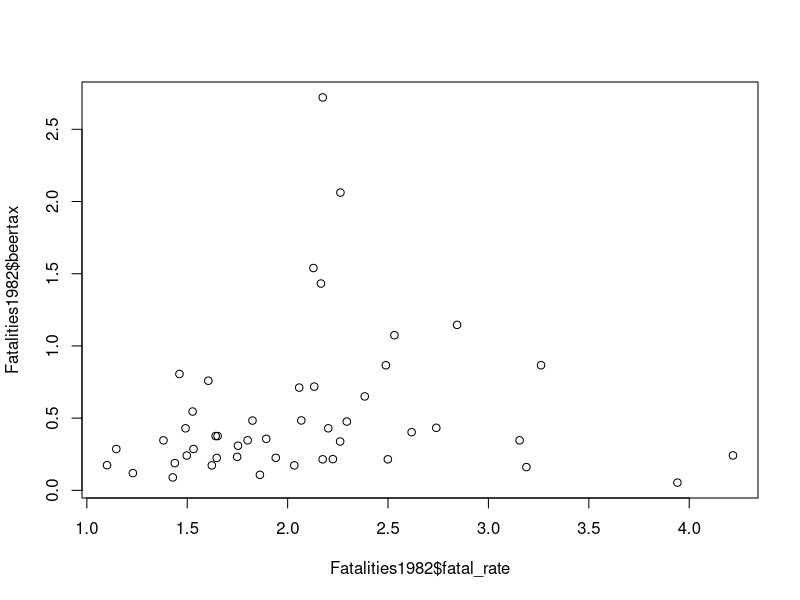
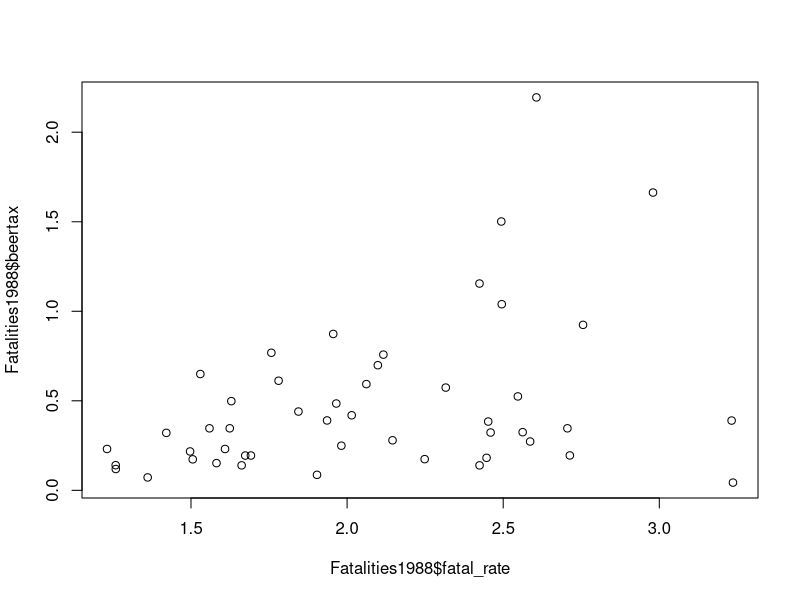
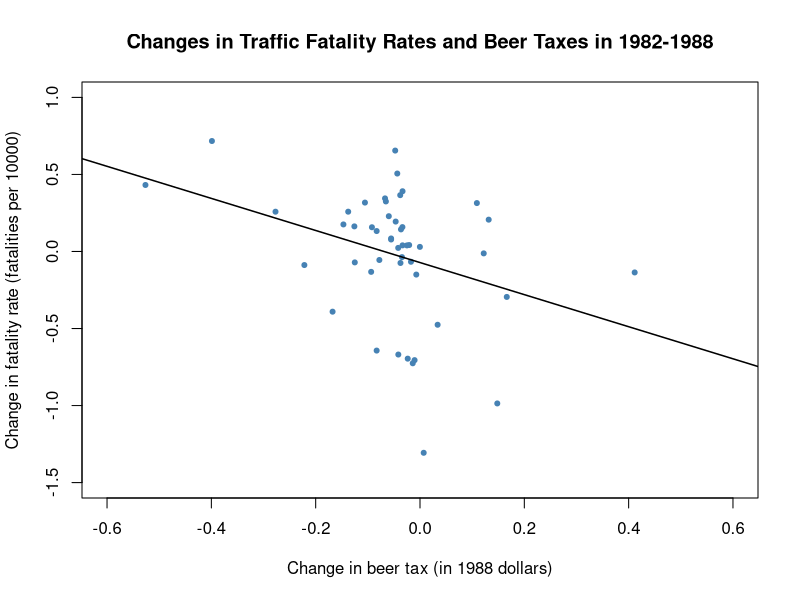

R code for these plots, in order:
#Copied from ITER BY Christoph Hanck, Martin Arnold, Alexander Gerber, and Martin Schmelzer
library(AER)
data(Fatalities)
# define the fatality rate
Fatalities$fatal_rate <- Fatalities$fatal / Fatalities$pop * 10000
# subset the data
Fatalities1982 <- subset(Fatalities, year == "1982")
Fatalities1988 <- subset(Fatalities, year == "1988")
plot(Fatalities1982$fatal_rate, Fatalities1982$beertax)
plot(Fatalities1988$fatal_rate, Fatalities1988$beertax)
# estimate simple regression models using 1982 and 1988 data
fatal1982_mod <- lm(fatal_rate ~ beertax, data = Fatalities1982)
fatal1988_mod <- lm(fatal_rate ~ beertax, data = Fatalities1988)
coeftest(fatal1982_mod, vcov. = vcovHC, type = "HC1")

# compute the differences
diff_fatal_rate <- Fatalities1988$fatal_rate - Fatalities1982$fatal_rate
diff_beertax <- Fatalities1988$beertax - Fatalities1982$beertax
# estimate a regression using differenced data
fatal_diff_mod <- lm(diff_fatal_rate ~ diff_beertax)
coeftest(fatal_diff_mod, vcov = vcovHC, type = "HC1")

# plot the differenced data
plot(x = diff_beertax,
     y = diff_fatal_rate,
     xlab = "Change in beer tax (in 1988 dollars)",
     ylab = "Change in fatality rate (fatalities per 10000)",
     main = "Changes in Traffic Fatality Rates and Beer Taxes in 1982-1988",
     xlim = c(-0.6, 0.6),
     ylim = c(-1.5, 1),
     pch = 20,
     col = "steelblue")
# add the regression line to plot
abline(fatal_diff_mod, lwd = 1.5)

install.packages("plm")
library("plm")

#We can simply use the function lm() to obtain an estimate of 1.
fatal_fe_lm_mod <- lm(fatal_rate ~ beertax + state - 1, data = Fatalities)
fatal_fe_lm_mod

# obtain demeaned data
Fatalities_demeaned <- with(Fatalities,
                            data.frame(fatal_rate = fatal_rate - ave(fatal_rate, state),
                                       beertax = beertax - ave(beertax, state)))
# estimate the regression
summary(lm(fatal_rate ~ beertax - 1, data = Fatalities_demeaned))

# estimate the fixed effects regression with plm()
fatal_fe_mod <- plm(fatal_rate ~ beertax,
                    data = Fatalities,
                    index = c("state", "year"),
                    model = "within")

# print summary using robust standard errors
coeftest(fatal_fe_mod, vcov. = vcovHC, type = "HC1")
